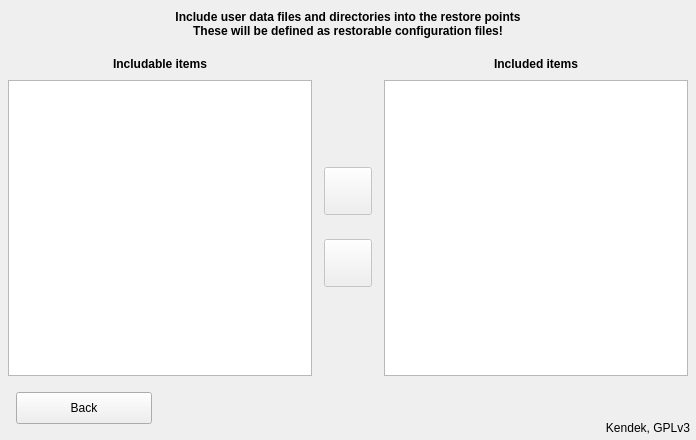
     <widget class="QWidget" name="includepanel" native="true">
      <property name="geometry">
       <rect>
        <x>697</x>
        <y>24</y>
        <width>696</width>
        <height>440</height>
       </rect>
      </property>
      <property name="autoFillBackground">
       <bool>true</bool>
      </property>
      <widget class="QLabel" name="includeitemstext">
       <property name="geometry">
        <rect>
         <x>8</x>
         <y>48</y>
         <width>304</width>
         <height>32</height>
        </rect>
       </property>
       <property name="font">
        <font>
         <weight>75</weight>
         <bold>true</bold>
        </font>
       </property>
       <property name="text">
        <string>Includable items</string>
       </property>
       <property name="alignment">
        <set>Qt::AlignCenter</set>
       </property>
      </widget>
      <widget class="QLabel" name="includedtext">
       <property name="geometry">
        <rect>
         <x>384</x>
         <y>48</y>
         <width>304</width>
         <height>32</height>
        </rect>
       </property>
       <property name="font">
        <font>
         <weight>75</weight>
         <bold>true</bold>
        </font>
       </property>
       <property name="text">
        <string>Included items</string>
       </property>
       <property name="alignment">
        <set>Qt::AlignCenter</set>
       </property>
      </widget>
      <widget class="QPushButton" name="includeremoveitem">
       <property name="enabled">
        <bool>false</bool>
       </property>
       <property name="geometry">
        <rect>
         <x>324</x>
         <y>239</y>
         <width>48</width>
         <height>48</height>
        </rect>
       </property>
       <property name="cursor">
        <cursorShape>PointingHandCursor</cursorShape>
       </property>
       <property name="focusPolicy">
        <enum>Qt::NoFocus</enum>
       </property>
       <property name="toolTip">
        <string>Remove item from the exclusion list</string>
       </property>
       <property name="icon">
        <iconset resource="pictures.qrc">
         <normaloff>:/pictures/leftarrow.png</normaloff>:/pictures/leftarrow.png</iconset>
       </property>
       <property name="iconSize">
        <size>
         <width>24</width>
         <height>22</height>
        </size>
       </property>
      </widget>
      <widget class="QPushButton" name="includeadditem">
       <property name="enabled">
        <bool>false</bool>
       </property>
       <property name="geometry">
        <rect>
         <x>324</x>
         <y>167</y>
         <width>48</width>
         <height>48</height>
        </rect>
       </property>
       <property name="cursor">
        <cursorShape>PointingHandCursor</cursorShape>
       </property>
       <property name="focusPolicy">
        <enum>Qt::NoFocus</enum>
       </property>
       <property name="toolTip">
        <string>Add item to the exclusion list</string>
       </property>
       <property name="icon">
        <iconset resource="pictures.qrc">
         <normaloff>:/pictures/rightarrow.png</normaloff>:/pictures/rightarrow.png</iconset>
       </property>
       <property name="iconSize">
        <size>
         <width>24</width>
         <height>22</height>
        </size>
       </property>
      </widget>
      <widget class="QLabel" name="includekendektext">
       <property name="geometry">
        <rect>
         <x>390</x>
         <y>416</y>
         <width>300</width>
         <height>24</height>
        </rect>
       </property>
       <property name="text">
        <string notr="true">Kendek, GPLv3</string>
       </property>
       <property name="alignment">
        <set>Qt::AlignRight|Qt::AlignTrailing|Qt::AlignVCenter</set>
       </property>
      </widget>
      <widget class="QPushButton" name="includeback">
       <property name="geometry">
        <rect>
         <x>16</x>
         <y>392</y>
         <width>136</width>
         <height>32</height>
        </rect>
       </property>
       <property name="cursor">
        <cursorShape>PointingHandCursor</cursorShape>
       </property>
       <property name="text">
        <string>Back</string>
       </property>
       <property name="icon">
        <iconset resource="pictures.qrc">
         <normaloff>:/pictures/back.png</normaloff>:/pictures/back.png</iconset>
       </property>
       <property name="iconSize">
        <size>
         <width>13</width>
         <height>13</height>
        </size>
       </property>
      </widget>
      <widget class="QTreeWidget" name="includeitemslist">
       <property name="geometry">
        <rect>
         <x>8</x>
         <y>80</y>
         <width>304</width>
         <height>296</height>
        </rect>
       </property>
       <property name="focusPolicy">
        <enum>Qt::ClickFocus</enum>
       </property>
       <property name="editTriggers">
        <set>QAbstractItemView::NoEditTriggers</set>
       </property>
       <property name="showDropIndicator" stdset="0">
        <bool>false</bool>
       </property>
       <property name="selectionBehavior">
        <enum>QAbstractItemView::SelectItems</enum>
       </property>
       <property name="headerHidden">
        <bool>true</bool>
       </property>
       <column>
        <property name="text">
         <string notr="true">1</string>
        </property>
       </column>
      </widget>
      <widget class="QListWidget" name="includedlist">
       <property name="geometry">
        <rect>
         <x>384</x>
         <y>80</y>
         <width>304</width>
         <height>296</height>
        </rect>
       </property>
       <property name="focusPolicy">
        <enum>Qt::ClickFocus</enum>
       </property>
       <property name="editTriggers">
        <set>QAbstractItemView::NoEditTriggers</set>
       </property>
       <property name="showDropIndicator" stdset="0">
        <bool>false</bool>
       </property>
       <property name="sortingEnabled">
        <bool>true</bool>
       </property>
      </widget>
      <widget class="lblevent" name="includeresize">
       <property name="geometry">
        <rect>
         <x>686</x>
         <y>430</y>
         <width>10</width>
         <height>10</height>
        </rect>
       </property>
       <property name="cursor">
        <cursorShape>PointingHandCursor</cursorShape>
       </property>
       <property name="pixmap">
        <pixmap resource="pictures.qrc">:/pictures/resize.png</pixmap>
       </property>
       <property name="scaledContents">
        <bool>true</bool>
       </property>
       <property name="alignment">
        <set>Qt::AlignCenter</set>
       </property>
      </widget>
      <widget class="QWidget" name="includecover" native="true">
       <property name="geometry">
        <rect>
         <x>5</x>
         <y>5</y>
         <width>686</width>
         <height>430</height>
        </rect>
       </property>
      </widget>
      <widget class="QLabel" name="includetext">
       <property name="geometry">
        <rect>
         <x>0</x>
         <y>0</y>
         <width>696</width>
         <height>48</height>
        </rect>
       </property>
       <property name="font">
        <font>
         <weight>75</weight>
         <bold>true</bold>
        </font>
       </property>
       <property name="text">
        <string>Include user data files and directories into the restore points
These will be defined as restorable configuration files!</string>
       </property>
       <property name="alignment">
        <set>Qt::AlignCenter</set>
       </property>
       <property name="wordWrap">
        <bool>true</bool>
       </property>
      </widget>
      <zorder>includeitemstext</zorder>
      <zorder>includedtext</zorder>
      <zorder>includeremoveitem</zorder>
      <zorder>includeadditem</zorder>
      <zorder>includekendektext</zorder>
      <zorder>includeback</zorder>
      <zorder>includeitemslist</zorder>
      <zorder>includedlist</zorder>
      <zorder>includetext</zorder>
      <zorder>includecover</zorder>
      <zorder>includeresize</zorder>
     </widget>
